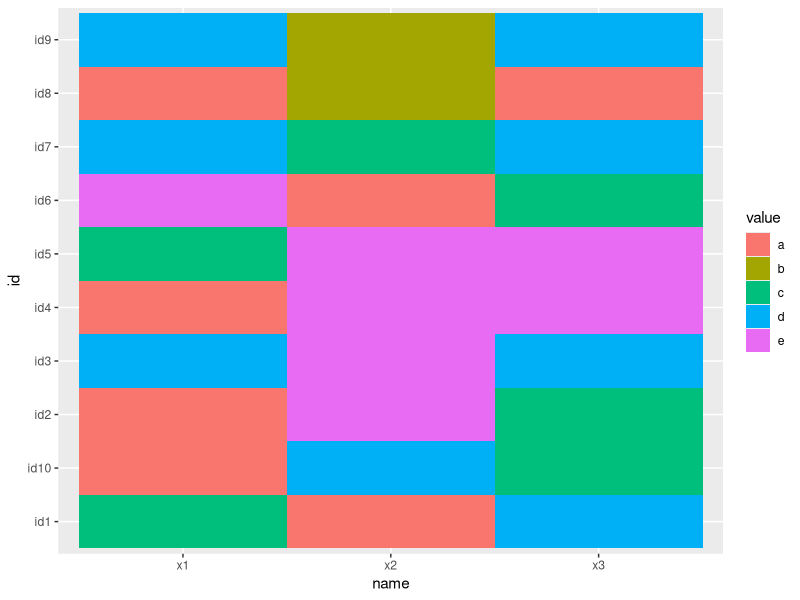

Reproduce this figure in R.
set.seed(6857323)                                                  # Set random seed for reproducibility
data <- data.frame(x1 = sample(letters[1:5], 10, replace = TRUE),  # Create example data frame
                   x2 = sample(letters[1:5], 10, replace = TRUE),
                   x3 = sample(letters[1:5], 10, replace = TRUE))

# install.packages("tidyr")                                          # Install & load tidyr
library("tidyr")

data_long <- data                                                  # Duplicate data frame
data_long$id <- paste0("id", 1:nrow(data_long))                    # Add ID column
data_long <- pivot_longer(data_long, colnames(data))               # Reshape to long format

# install.packages("ggplot2")                                        # Install & load ggplot2 package
library("ggplot2")

ggplot(data_long,                                                  # Draw heatmap-like plot
       aes(name, id, fill = value)) +
  geom_tile()
